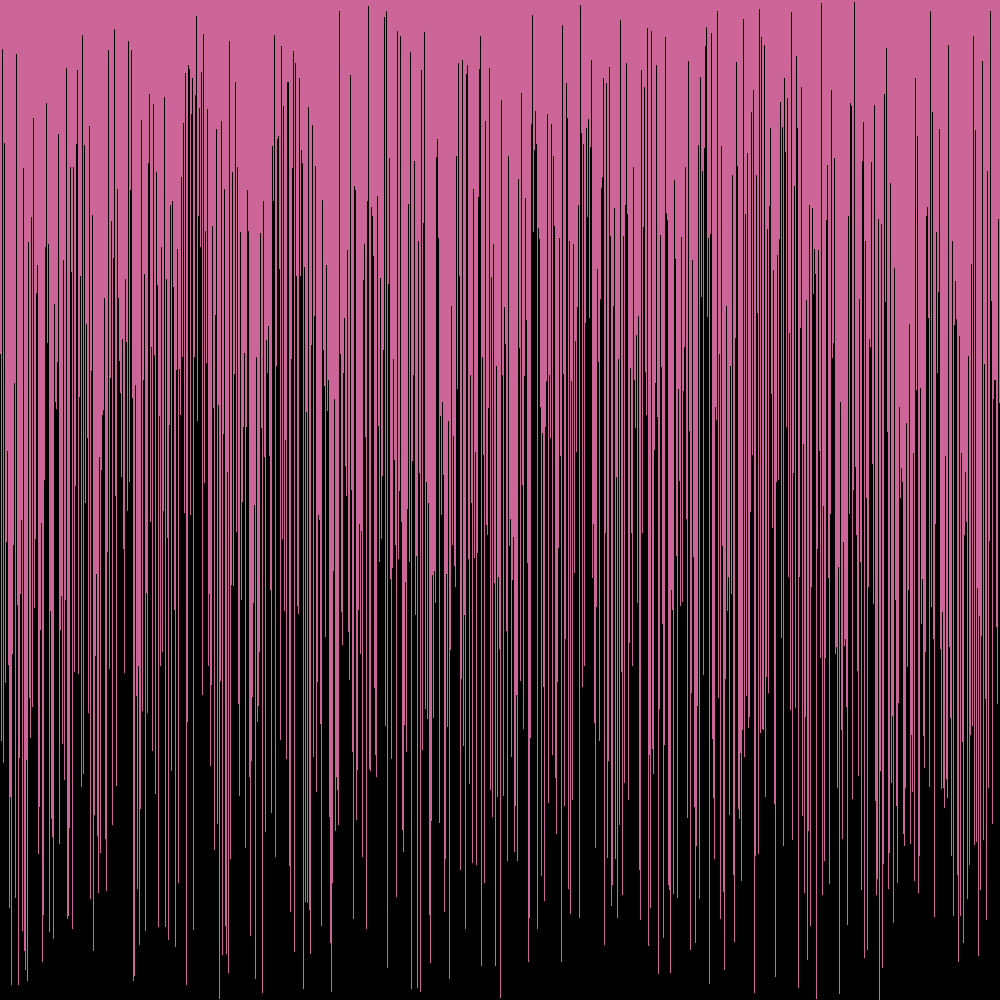
Frame 1 (no input)
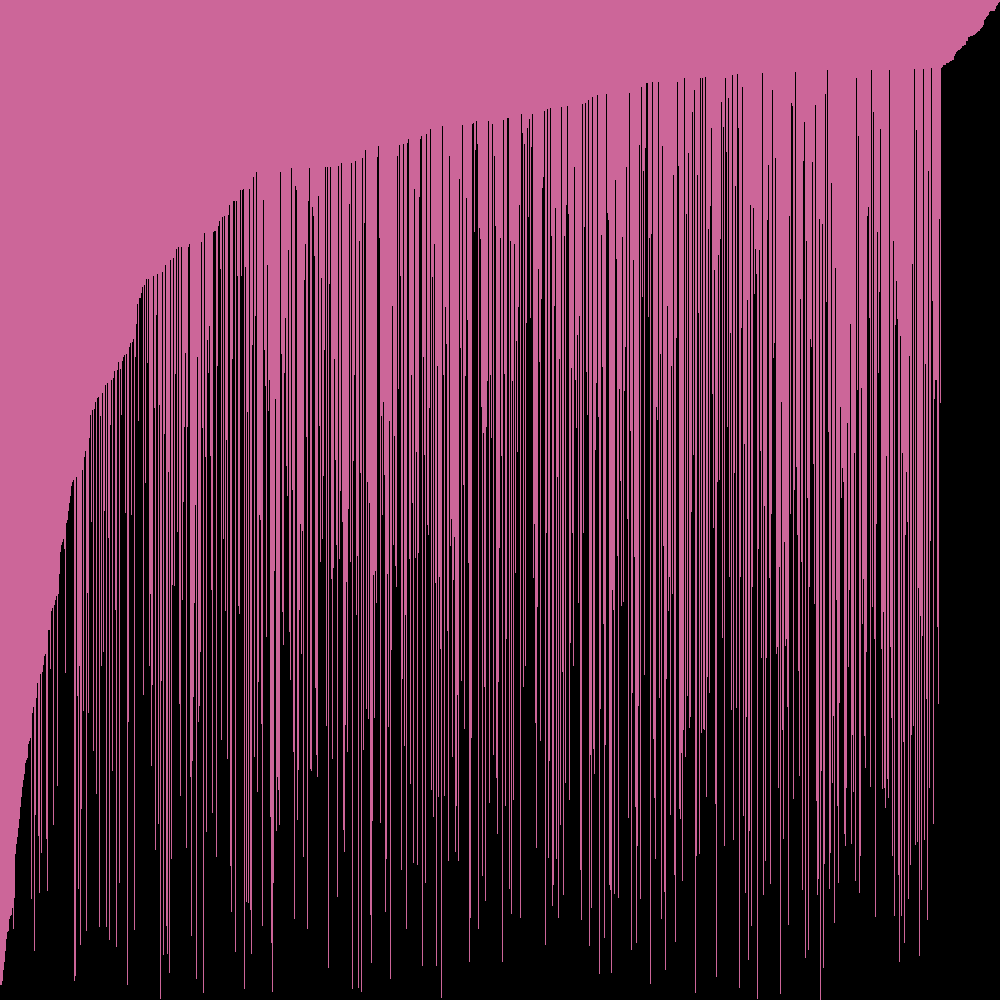
Frame 60 (the mouse pressed at the canvas centre just before this capture)
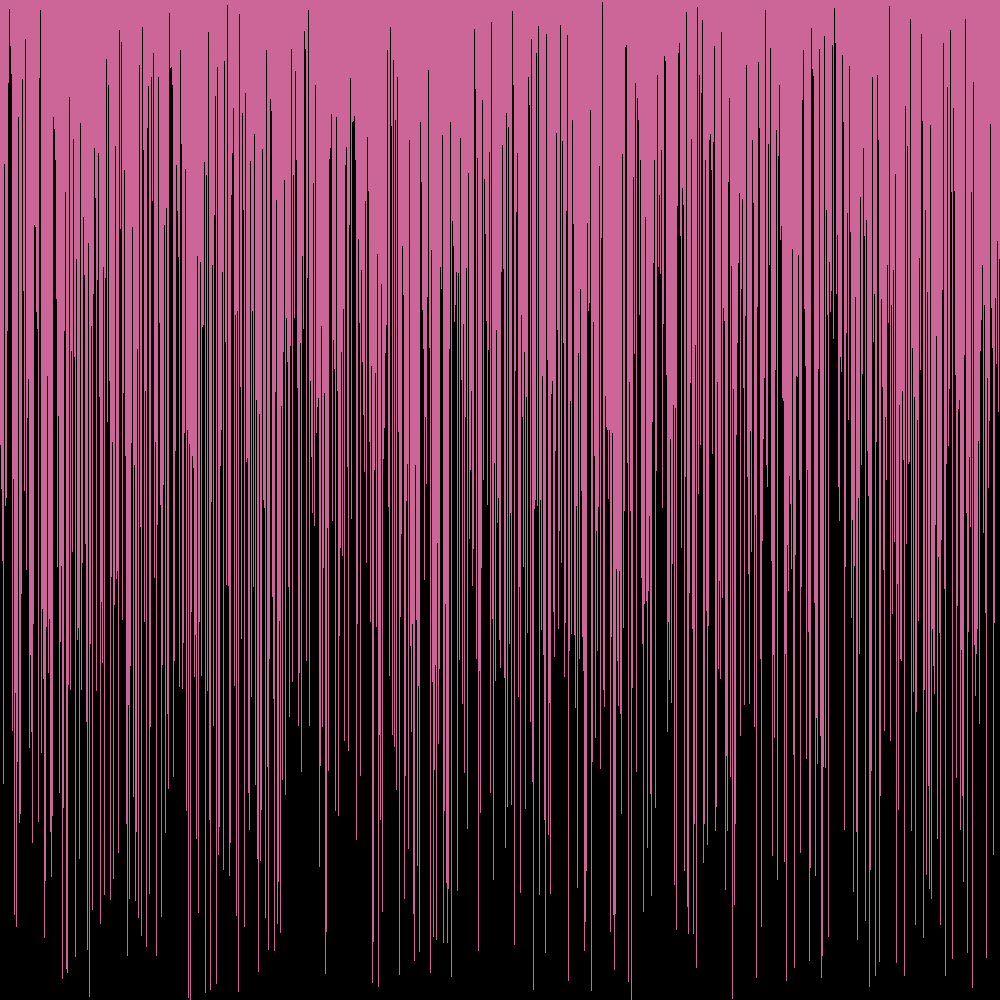
Frame 120 (the mouse held since frame 60 and released just before this capture)

The Processing sketch that drew these frames (run headless with seeded random() and noise(); from frame 60 on, the mouse is pressed at the canvas centre):

// Processing sketch: sketch_190119a
// ── sketch_190119a.pde
/* Copy the code into a new Processing sketch and complete then steps. */

//1. create an array of ints. don't initialize it yet.
int[] i;

void setup() {
  //2. set the size of your window
  size(1000, 1000);

  //3. initialize your array with the built in width variable
i = new int[1000];  
  //4. initialize the ints in the array with random numbers
  //   from 0 to the built in height variable

  
  getRandom();

  //5. call the noStroke() method
  noStroke();
}

void draw() {
  if(mousePressed){
    getRandom();
  }
  //6. set the background color with background(r, g, b);
background(204, 102, 153);

  //7. set the color for your graph
fill(0,0,0);

  //8. draw a rectangle for each int in your array.
  //   the x value will be the index of the int
  //   the y value will the height variable
  //   the width is 1
  //   the height is negative the value of the int at that element in the array
for(int x = 0 ; x < i.length ; x ++ ){
  rect(x, height, 1, i[x] * -1);
}

  //9. call the stepSort method
  stepSort(i);

  //10. extract the code that randomizes the array into a method.
}
  void getRandom(){
  for( int w = 0 ; w < 1000 ; w ++){
      i[w] = int(random(1000));    
     
  }
  //11. call the method you made in step 10 when the mouse is pressed
  
    
  
    
  
}

void stepSort(int[] arr) {
  for (int i = 1; i < arr.length; i++) {
    if (arr[i - 1] > arr[i]) {
      int t = arr[i];
      arr[i] = arr[i - 1];
      arr[i - 1] = t;
    }
  }
}
